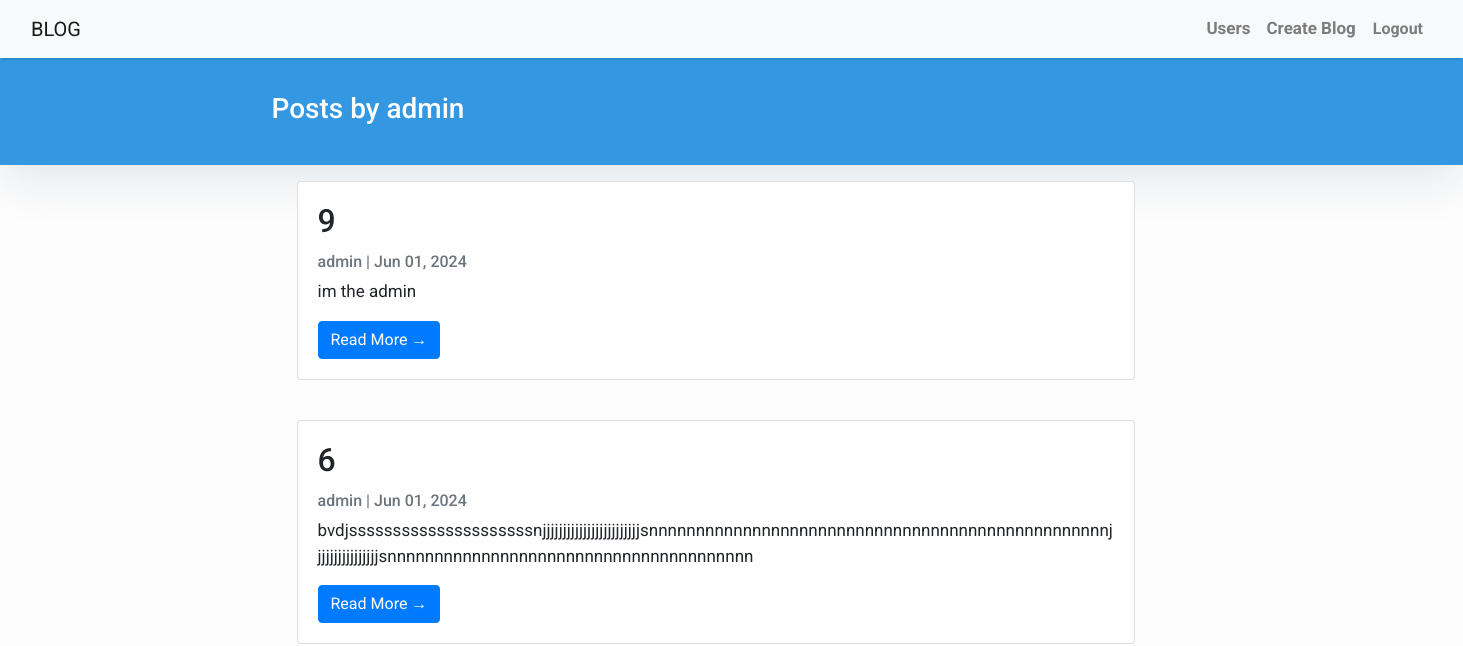
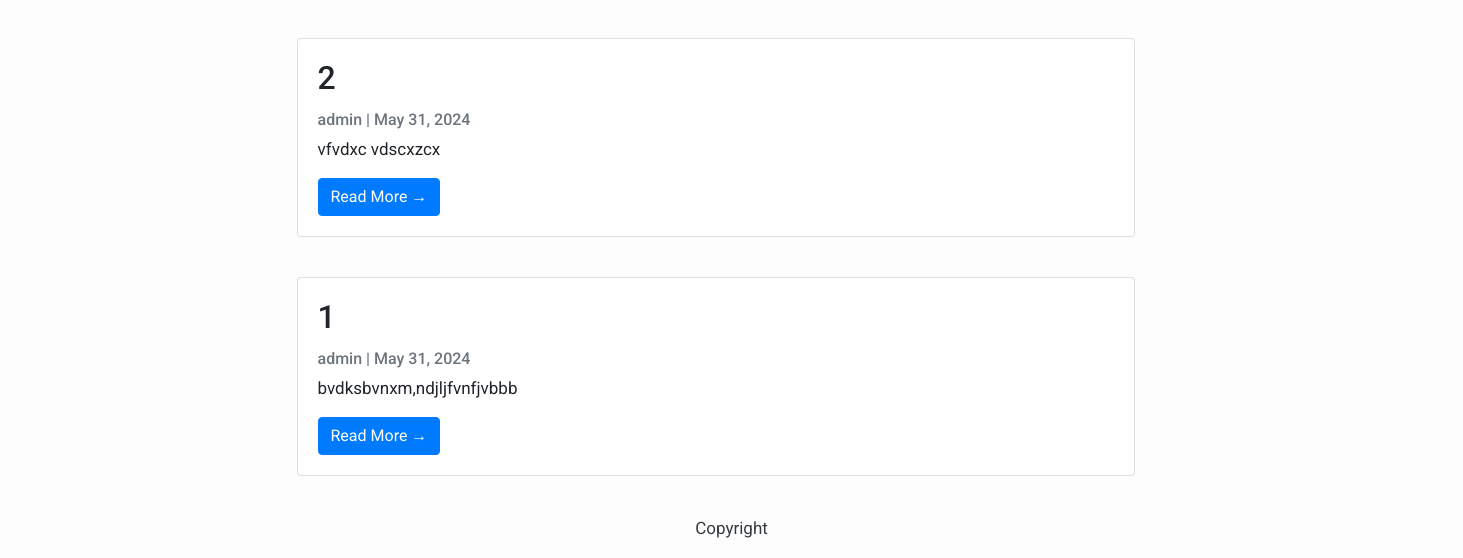
Before: /blog/user/admin/ with the older database file (2 pictures, top to bottom).
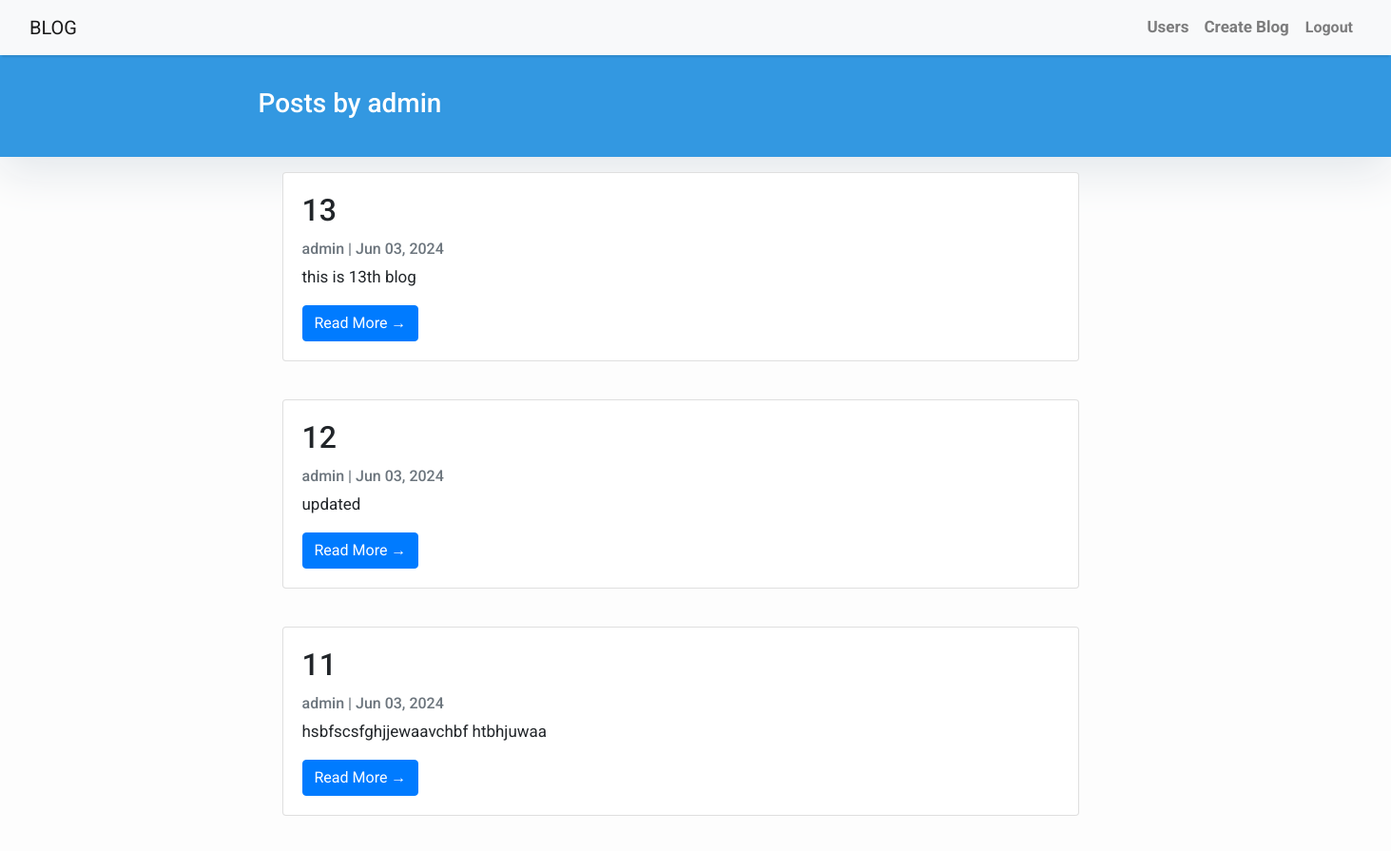
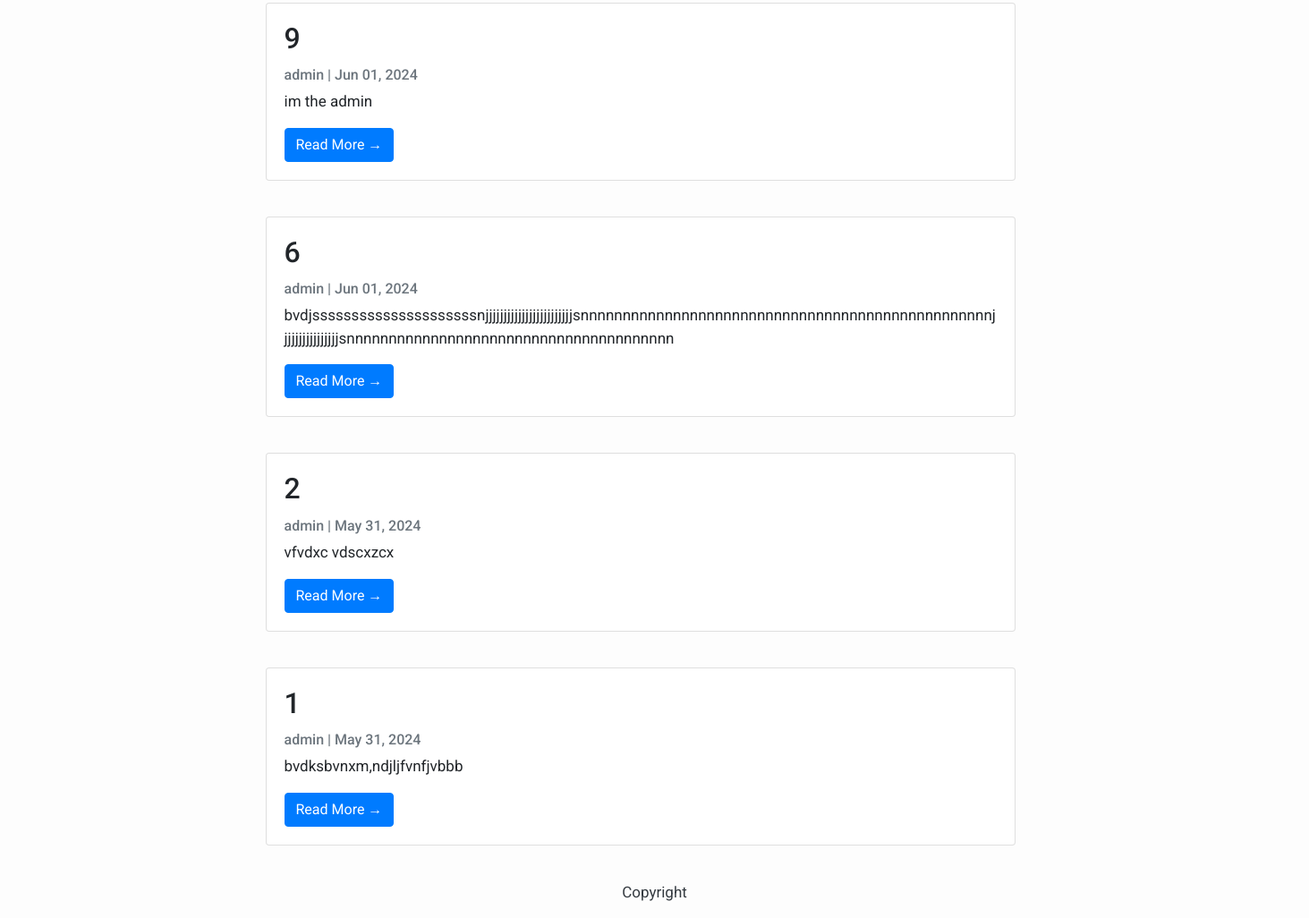
After: the same page with the newer database file (2 pictures, top to bottom).
### blog/models.py (models this page shows, shortened)
class Post(models.Model):
    title = models.CharField(max_length=200, unique=True)
    slug = models.SlugField(max_length=200, unique=True)
    author = models.ForeignKey(User, on_delete= models.CASCADE,related_name='blog_posts')
    updated_on = models.DateTimeField(auto_now= True)
    content = models.TextField()
    created_on = models.DateTimeField(auto_now_add=True)
    media = models.FileField(upload_to='post_media/', blank=True, null=True)
    class Meta:
        ordering = ['-created_on']

### blog/views.py (the view)
# urls.py: path('user/<str:username>/', views.UserPosts.as_view(), name='user_posts'),
class UserPosts(generic.ListView):
    template_name = 'blog/user_posts.html'
    context_object_name = 'posts'
    def get_queryset(self):
        self.user = get_object_or_404(User, username=self.kwargs['username'])
        return Post.objects.filter(author=self.user).order_by('-created_on')
    def get_context_data(self, **kwargs):
        context = super().get_context_data(**kwargs)
        context['user'] = self.user
        return context

### blog/templates/blog/user_posts.html (shortened to what this page needs)
{% extends "blog/blogs_base.html" %}
{% block content %}
<header class="masthead">
    <div class="container">
        <div class="row">
            <div class=" col-md-8 col-md-10 mx-auto">
                <div class="site-heading">
                    <h3 class=" site-heading my-4 mt-3 text-white">Posts by {{ user.username }} </h3>
                </div>
            </div>
        </div>
    </div>
</header>
<div class="container" style="display: flex; flex-direction: row; max-width: 900px;">
    <div class="row">
        {% for post in posts %}
        <div class="col-md-8 mt-3 center">
            <div class="card mb-4">
                <div class="card-body">
                    <h2 class="card-title">{{ post.title }}</h2>
                    <p class="card-text text-muted h6">{{ post.author }} | {{ post.created_on|date:"M d, Y" }} </p>
                    <p class="card-text">{{post.content|slice:":200" }}</p>
                    <a href="{% url 'post_detail' post.slug %}" class="btn btn-primary">Read More &rarr;</a>
                </div>
            </div>
        </div>
        {% endfor %}
    </div>
</div>
{% endblock %}

Changed rows visible on the page:
added Post: title "13", author "admin", created_on "Jun 03, 2024", content "this is 13th blog"
added Post: title "12", author "admin", created_on "Jun 03, 2024", content "updated"
added Post: title "11", author "admin", created_on "Jun 03, 2024", content "hsbfscsfghjjewaavchbf htbhjuwaa"
